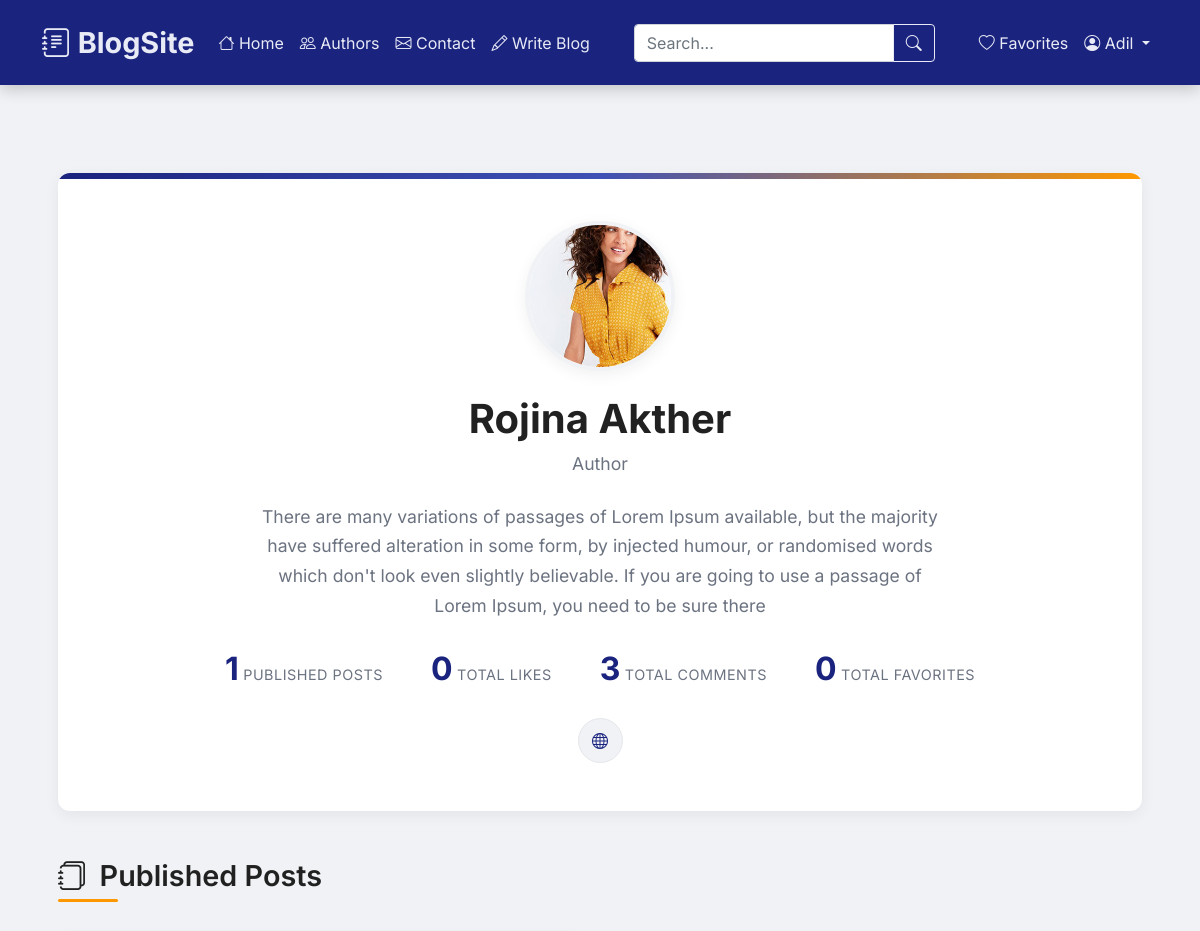
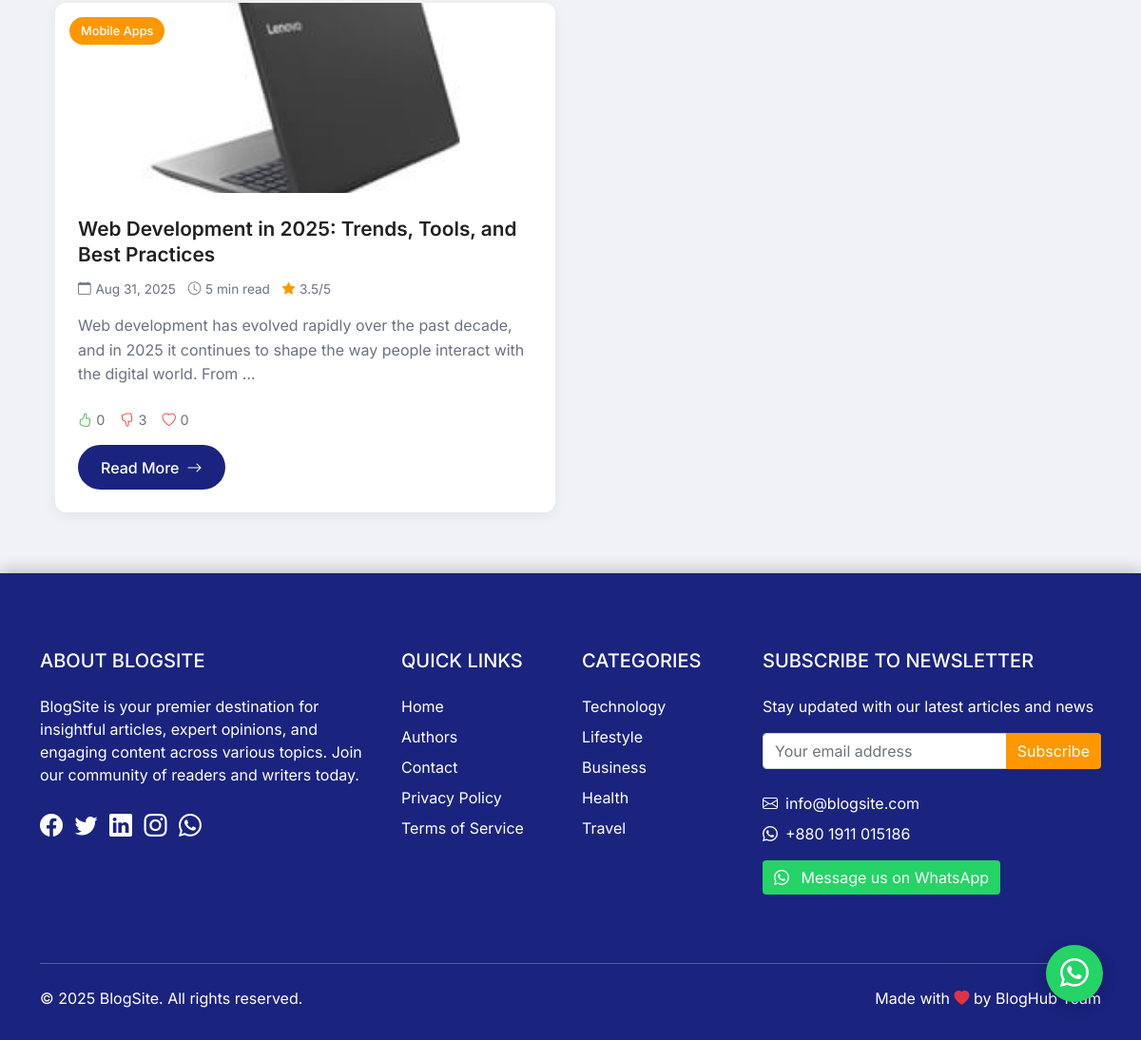
The app's page /author/4/ (signed in) with its own data (2 pictures, top to bottom).
### blog/models.py (models this page shows, shortened)
class Profile(models.Model):
    USER_TYPES = (
        ('admin', 'Admin'),
        ('author', 'Author'),
        ('reader', 'Reader'),
    )
    user = models.OneToOneField(User, on_delete=models.CASCADE, related_name='profile')
    user_type = models.CharField(max_length=10, choices=USER_TYPES, default='reader')
    bio = models.TextField(blank=True, null=True)
    profile_picture = models.ImageField(
        upload_to='profile_pics/',
        blank=True,
        null=True,
        default='profile_pics/default.jpg'
    )
    social_media = models.URLField(blank=True, null=True)
    email_verified = models.BooleanField(default=False)
    verification_token = models.UUIDField(default=uuid.uuid4, editable=False)

class Blog(models.Model):
    title = models.CharField(max_length=200)
    content = models.TextField()
    author = models.ForeignKey(User, on_delete=models.CASCADE, related_name='blog_posts')
    categories = models.ManyToManyField(Category, related_name='blogs')
    featured_image = models.ImageField(upload_to='blog_images/', blank=True, null=True)
    created_at = models.DateTimeField(auto_now_add=True)
    updated_at = models.DateTimeField(auto_now=True)
    published = models.BooleanField(default=False)
    @property
    def average_rating(self):
        ratings = self.blog_ratings.aggregate(Avg('score'))
        return round(ratings['score__avg'], 1) if ratings['score__avg'] else 0
    class Meta:
        ordering = ['-created_at']

class Category(models.Model):
    name = models.CharField(max_length=100, unique=True)
    class Meta:
        verbose_name_plural = "Categories"
        ordering = ['name']

### blog/views.py (the view)
# urls.py: path('author/<int:pk>/', views.author_detail, name='author_detail'),
def author_detail(request: HttpRequest, pk: int) -> HttpResponse:
    author = get_object_or_404(User, pk=pk)
    if not hasattr(author, 'profile') or author.profile.user_type != 'author':
        messages.error(request, 'This user is not an author.')
        return redirect('blog:author_list')
    blogs = Blog.objects.filter(author=author, published=True).annotate(
        like_count=Count('like'),
        dislike_count=Count('dislike'),
        favorite_count=Count('favorited_by'),
        comment_count=Count('comments')
    ).order_by('-created_at')
    total_likes = blogs.aggregate(total_likes=Sum('like_count'))['total_likes'] or 0
    total_dislikes = blogs.aggregate(total_dislikes=Sum('dislike_count'))['total_dislikes'] or 0
    total_favorites = blogs.aggregate(total_favorites=Sum('favorite_count'))['total_favorites'] or 0
    total_comments = blogs.aggregate(total_comments=Sum('comment_count'))['total_comments'] or 0
    paginator = Paginator(blogs, 6)
    page = request.GET.get('page')
    try:
        blogs = paginator.page(page)
    except PageNotAnInteger:
        blogs = paginator.page(1)
    except EmptyPage:
        blogs = paginator.page(paginator.num_pages)
    context = {
        'author': author,
        'blogs': blogs,
        'total_likes': total_likes,
        'total_dislikes': total_dislikes,
        'total_favorites': total_favorites,
        'total_comments': total_comments,
    }
    return render(request, 'blog/author_detail.html', context)

### blog/templates/blog/author_detail.html (shortened to what this page needs)
{% extends 'blog/base.html' %}
{% load static %}
{% block extra_css %}
<link rel="stylesheet" href="https://cdn.jsdelivr.net/npm/bootstrap-icons@1.11.3/font/bootstrap-icons.min.css">
{% endblock %}
{% block content %}
<div class="author-detail-container">
    <div class="author-header">
        {% if author.profile.profile_picture %}
        <img src="{{ author.profile.profile_picture.url }}" class="author-avatar" alt="{{ author.username }}">
        {% else %}
        <div class="avatar-placeholder">
            <i class="bi bi-person"></i>
        </div>
        {% endif %}
        <h1 class="author-name">{{ author.get_full_name|default:author.username }}</h1>
        <div class="author-role">{{ author.profile.user_type|title }}</div>
        {% if author.profile.bio %}
        <p class="author-bio">{{ author.profile.bio }}</p>
        {% endif %}
        <div class="author-stats">
            <div class="stat">
                <span class="stat-number">{{ author.blog_posts.count }}</span>
                <span class="stat-label">Published Posts</span>
            </div>
            <div class="stat">
                <span class="stat-number">{{ total_likes }}</span>
                <span class="stat-label">Total Likes</span>
            </div>
            <div class="stat">
                <span class="stat-number">{{ total_comments }}</span>
                <span class="stat-label">Total Comments</span>
            </div>
            <div class="stat">
                <span class="stat-number">{{ total_favorites }}</span>
                <span class="stat-label">Total Favorites</span>
            </div>
        </div>
        {% if author.profile.social_media %}
        <div class="social-links">
            <a href="{{ author.profile.social_media }}" target="_blank" class="social-link">
                <i class="bi bi-globe"></i>
            </a>
        </div>
        {% endif %}
    </div>
    <h2 class="section-title">
        <i class="bi bi-journals"></i> Published Posts
    </h2>
    {% if blogs %}
    <div class="blogs-grid">
        {% for blog in blogs %}
        <div class="blog-card">
            {% if blog.featured_image %}
            <div class="blog-img-container">
                <a href="{% url 'blog:blog_detail' blog.pk %}">
                    <img src="{{ blog.featured_image.url }}" class="blog-img" alt="{{ blog.title }}">
                </a>
                {% if blog.categories.all %}
                <div class="category-badge">{{ blog.categories.first.name }}</div>
                {% endif %}
            </div>
            {% endif %}
            <div class="card-body">
                <h3 class="card-title">
                    <a href="{% url 'blog:blog_detail' blog.pk %}">{{ blog.title }}</a>
                </h3>
                <div class="blog-meta">
                    <span>
                        <i class="bi bi-calendar"></i>
                        {{ blog.created_at|date:"M d, Y" }}
                    </span>
                    <span>
                        <i class="bi bi-clock"></i>
                        {% if blog.read_time %}{{ blog.read_time }} min read{% else %}5 min read{% endif %}
                    </span>
                    {% with avg_rating=blog.average_rating %}
                    {% if avg_rating %}
                    <span>
                        <i class="bi bi-star-fill" style="color: var(--accent-color);"></i>
                        {{ avg_rating|floatformat:1 }}/5
                    </span>
                    {% endif %}
                    {% endwith %}
                </div>
                <p class="card-text">{{ blog.content|striptags|truncatewords:25 }}</p>
                <div class="engagement-metrics">
                    <div class="metric likes">
                        <i class="bi bi-hand-thumbs-up"></i>
                        <span>{{ blog.like_count|default:0 }}</span>
                    </div>
                    <div class="metric dislikes">
                        <i class="bi bi-hand-thumbs-down"></i>
                        <span>{{ blog.dislike_count|default:0 }}</span>
                    </div>
                    <div class="metric favorites">
                        <i class="bi bi-heart"></i>
                        <span>{{ blog.favorite_count|default:0 }}</span>
                    </div>
                </div>
                <a href="{% url 'blog:blog_detail' blog.pk %}" class="read-more-btn">
                    Read More <i class="bi bi-arrow-right"></i>
                </a>
            </div>
        </div>
        {% endfor %}
    </div>
    {% endif %}
</div>
{% endblock content %}

### blog/templates/blog/base.html (shortened to what this page needs)
<!DOCTYPE html>
<html lang="en">
<head>
    <link href="https://cdn.jsdelivr.net/npm/bootstrap@5.1.3/dist/css/bootstrap.min.css" rel="stylesheet">
    <link rel="stylesheet" href="https://cdn.jsdelivr.net/npm/bootstrap-icons@1.7.2/font/bootstrap-icons.css">
    {% block extra_css %}{% endblock %}
</head>
<body>
    <nav class="navbar navbar-expand-lg navbar-dark">
        <div class="container">
            <a class="navbar-brand" href="{% url 'blog:blog_list' %}">
                <i class="bi bi-journal-text"></i> BlogSite
            </a>
            <div class="collapse navbar-collapse" id="navbarNav">
                <ul class="navbar-nav me-auto mb-2 mb-lg-0">
                    <li class="nav-item">
                        <a class="nav-link" href="{% url 'blog:blog_list' %}">
                            <i class="bi bi-house"></i> Home
                        </a>
                    </li>
                    <li class="nav-item">
                        <a class="nav-link" href="{% url 'blog:author_list' %}">
                            <i class="bi bi-people"></i> Authors
                        </a>
                    </li>
                    <li class="nav-item">
                        <a class="nav-link" href="{% url 'blog:contact' %}">
                            <i class="bi bi-envelope"></i> Contact
                        </a>
                    </li>
                    {% if user.is_authenticated and user.profile.user_type == 'author' %}
                    <li class="nav-item">
                        <a class="nav-link" href="{% url 'blog:blog_create' %}">
                            <i class="bi bi-pencil"></i> Write Blog
                        </a>
                    </li>
                    {% endif %}
                </ul>
                <form class="d-flex" action="{% url 'blog:blog_list' %}" method="GET">
                    <div class="input-group">
                        <input type="text" name="q" class="form-control" placeholder="Search..." aria-label="Search" value="{{ request.GET.q }}">
                        <button class="btn btn-outline-light" type="submit">
                            <i class="bi bi-search"></i>
                        </button>
                    </div>
                </form>
                <ul class="navbar-nav ms-auto mb-2 mb-lg-0">
                    {% if user.is_authenticated %}
                    <li class="nav-item">
                        <a class="nav-link" href="{% url 'blog:favorite_list' %}">
                            <i class="bi bi-heart"></i> Favorites
                        </a>
                    </li>
                    <li class="nav-item dropdown">
                        <a class="nav-link dropdown-toggle" href="#" id="navbarDropdown" role="button" data-bs-toggle="dropdown" aria-expanded="false">
                            <i class="bi bi-person-circle"></i> {{ user.username }}
                        </a>
                    </li>
                    {% endif %}
                </ul>
            </div>
        </div>
    </nav>
    <div class="container mt-4 main-content">
        {% block content %}{% endblock %}
    </div>
    <a href="https://wa.me/8801911015186" class="whatsapp-float" target="_blank" title="Contact us on WhatsApp">
        <i class="bi bi-whatsapp"></i>
    </a>
    <footer class="text-white footer">
        <div class="container">
            <div class="row py-5">
                <div class="col-lg-4 col-md-6 mb-4 mb-md-0">
                    <h5 class="text-uppercase mb-4">About BlogSite</h5>
                    <p>BlogSite is your premier destination for insightful articles, expert opinions, and engaging content across various topics. Join our community of readers and writers today.</p>
                    <div class="mt-4">
                        <a href="#" class="text-white me-2"><i class="bi bi-facebook fs-4"></i></a>
                        <a href="#" class="text-white me-2"><i class="bi bi-twitter fs-4"></i></a>
                        <a href="#" class="text-white me-2"><i class="bi bi-linkedin fs-4"></i></a>
                        <a href="#" class="text-white me-2"><i class="bi bi-instagram fs-4"></i></a>
                        <a href="https://wa.me/8801911015186" class="text-white me-2" target="_blank" title="WhatsApp">
                            <i class="bi bi-whatsapp fs-4"></i>
                        </a>
                    </div>
                </div>
                <div class="col-lg-2 col-md-6 mb-4 mb-md-0">
                    <h5 class="text-uppercase mb-4">Quick Links</h5>
                    <ul class="list-unstyled">
                        <li class="mb-2"><a href="{% url 'blog:blog_list' %}" class="text-white text-decoration-none">Home</a></li>
                        <li class="mb-2"><a href="{% url 'blog:author_list' %}" class="text-white text-decoration-none">Authors</a></li>
                        <li class="mb-2"><a href="{% url 'blog:contact' %}" class="text-white text-decoration-none">Contact</a></li>
                        <li class="mb-2"><a href="#" class="text-white text-decoration-none">Privacy Policy</a></li>
                        <li class="mb-2"><a href="#" class="text-white text-decoration-none">Terms of Service</a></li>
                    </ul>
                </div>
                <div class="col-lg-2 col-md-6 mb-4 mb-md-0">
                    <h5 class="text-uppercase mb-4">Categories</h5>
                    <ul class="list-unstyled">
                        <li class="mb-2"><a href="#" class="text-white text-decoration-none">Technology</a></li>
                        <li class="mb-2"><a href="#" class="text-white text-decoration-none">Lifestyle</a></li>
                        <li class="mb-2"><a href="#" class="text-white text-decoration-none">Business</a></li>
                        <li class="mb-2"><a href="#" class="text-white text-decoration-none">Health</a></li>
                        <li class="mb-2"><a href="#" class="text-white text-decoration-none">Travel</a></li>
                    </ul>
                </div>
                <div class="col-lg-4 col-md-6">
                    <h5 class="text-uppercase mb-4">Subscribe to Newsletter</h5>
                    <p>Stay updated with our latest articles and news</p>
                    <form>
                        <div class="input-group mb-3">
                            <input type="email" class="form-control" placeholder="Your email address" aria-label="Email">
                            <button class="btn btn-accent" type="button">Subscribe</button>
                        </div>
                    </form>
                    <div class="d-flex align-items-center mt-4">
                        <i class="bi bi-envelope me-2"></i>
                        <span>info@blogsite.com</span>
                    </div>
                    <div class="d-flex align-items-center mt-2">
                        <i class="bi bi-whatsapp me-2"></i>
                        <span>+880 1911 015186</span>
                    </div>
                    <a href="https://wa.me/8801911015186" class="btn btn-whatsapp mt-3" target="_blank">
                        <i class="bi bi-whatsapp me-2"></i> Message us on WhatsApp
                    </a>
                </div>
            </div>
            <hr class="my-4" style="border-top: 1px solid rgba(255,255,255,0.1);">
            <div class="row align-items-center">
                <div class="col-md-7 text-center text-md-start">
                    <p class="mb-0">&copy; {% now "Y" %} BlogSite. All rights reserved.</p>
                </div>
                <div class="col-md-5 text-center text-md-end">
                    <p class="mb-0">Made with <i class="bi bi-heart-fill text-danger"></i> by BlogHub Team</p>
                </div>
            </div>
        </div>
    </footer>
</body>
</html>

### records on screen
Blog: featured_image (picture), categories.first.name "Mobile Apps", title "Web Development in 2025: Trends, Tools, and Best Practices", created_at "Aug 31, 2025", average_rating "3.5", content "Web development has evolved rapidly over the past decade, and in 2025 it continues to shape the way people interact with the digital world. From …", like_count "0", dislike_count "3", favorite_count "0"

### other values on screen
{{ user.username }} "Adil"
{{ author.get_full_name|default:author.username }} "Rojina Akther"
{{ author.profile.user_type|title }} "Author"
{{ author.blog_posts.count }} "1"
{{ total_likes }} "0"
{{ total_comments }} "3"
{{ total_favorites }} "0"
